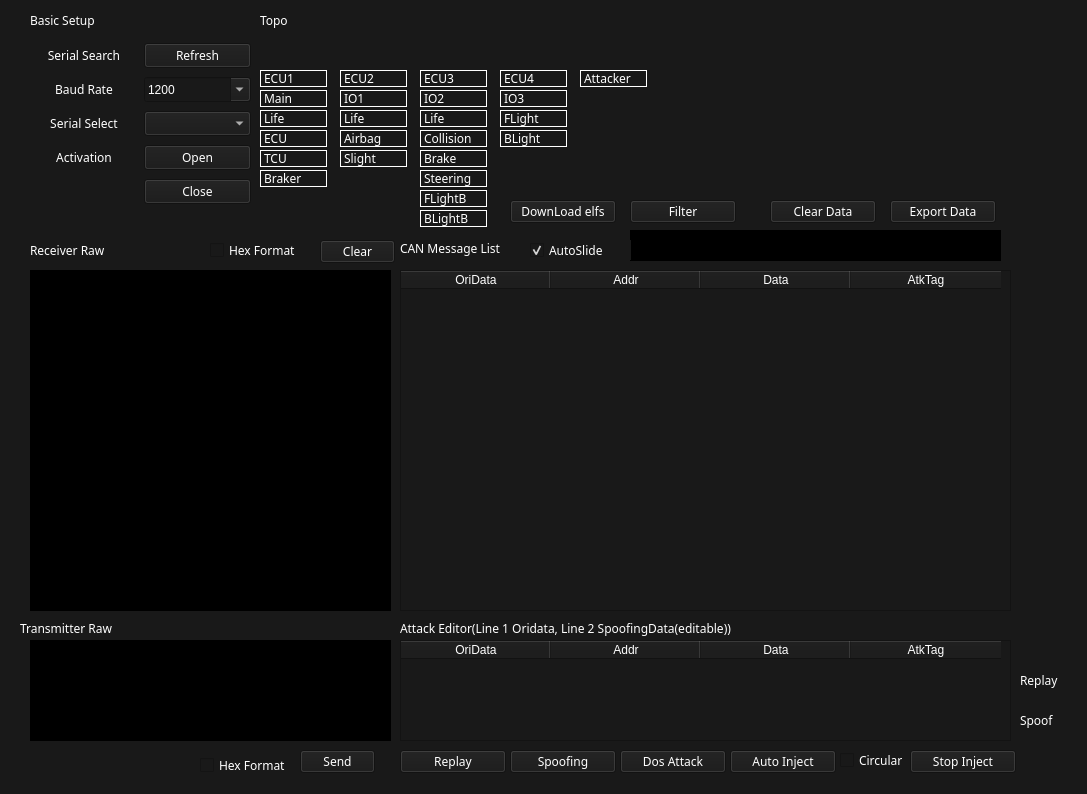
<?xml version="1.0" encoding="UTF-8"?>
<ui version="4.0">
 <class>Form</class>
 <widget class="QWidget" name="Form">
  <property name="windowModality">
   <enum>Qt::NonModal</enum>
  </property>
  <property name="geometry">
   <rect>
    <x>0</x>
    <y>0</y>
    <width>1087</width>
    <height>794</height>
   </rect>
  </property>
  <property name="font">
   <font>
    <family>方正兰亭中黑_GBK</family>
    <pointsize>9</pointsize>
    <weight>50</weight>
    <italic>false</italic>
    <bold>false</bold>
   </font>
  </property>
  <property name="cursor">
   <cursorShape>PointingHandCursor</cursorShape>
  </property>
  <property name="mouseTracking">
   <bool>false</bool>
  </property>
  <property name="windowTitle">
   <string>CAN HWIL Terminal</string>
  </property>
  <property name="styleSheet">
   <string notr="true">color: rgb(255, 255, 255);
background-color: rgb(25, 25, 25);
font: 9pt &quot;方正兰亭中黑_GBK&quot;;</string>
  </property>
  <widget class="QLabel" name="L_ReceiverRaw">
   <property name="geometry">
    <rect>
     <x>30</x>
     <y>240</y>
     <width>91</width>
     <height>21</height>
    </rect>
   </property>
   <property name="text">
    <string>Receiver Raw</string>
   </property>
  </widget>
  <widget class="QLabel" name="L_TransmitterRaw">
   <property name="geometry">
    <rect>
     <x>20</x>
     <y>620</y>
     <width>101</width>
     <height>16</height>
    </rect>
   </property>
   <property name="text">
    <string>Transmitter Raw</string>
   </property>
   <property name="textFormat">
    <enum>Qt::AutoText</enum>
   </property>
  </widget>
  <widget class="QPushButton" name="Send_Button">
   <property name="geometry">
    <rect>
     <x>300</x>
     <y>750</y>
     <width>75</width>
     <height>23</height>
    </rect>
   </property>
   <property name="text">
    <string>Send</string>
   </property>
  </widget>
  <widget class="QPushButton" name="ClearButton">
   <property name="geometry">
    <rect>
     <x>320</x>
     <y>240</y>
     <width>75</width>
     <height>23</height>
    </rect>
   </property>
   <property name="text">
    <string>Clear</string>
   </property>
  </widget>
  <widget class="QTextEdit" name="textEdit_Recive">
   <property name="geometry">
    <rect>
     <x>30</x>
     <y>270</y>
     <width>361</width>
     <height>341</height>
    </rect>
   </property>
   <property name="styleSheet">
    <string notr="true">background-color: rgb(255, 255, 255);
background-color: rgb(0, 0, 0);</string>
   </property>
   <property name="html">
    <string>&lt;!DOCTYPE HTML PUBLIC &quot;-//W3C//DTD HTML 4.0//EN&quot; &quot;http://www.w3.org/TR/REC-html40/strict.dtd&quot;&gt;
&lt;html&gt;&lt;head&gt;&lt;meta name=&quot;qrichtext&quot; content=&quot;1&quot; /&gt;&lt;style type=&quot;text/css&quot;&gt;
p, li { white-space: pre-wrap; }
&lt;/style&gt;&lt;/head&gt;&lt;body style=&quot; font-family:'方正兰亭中黑_GBK'; font-size:9pt; font-weight:400; font-style:normal;&quot;&gt;
&lt;p style=&quot;-qt-paragraph-type:empty; margin-top:0px; margin-bottom:0px; margin-left:0px; margin-right:0px; -qt-block-indent:0; text-indent:0px; font-family:'SimSun';&quot;&gt;&lt;br /&gt;&lt;/p&gt;&lt;/body&gt;&lt;/html&gt;</string>
   </property>
  </widget>
  <widget class="QTextEdit" name="textEdit_Send">
   <property name="geometry">
    <rect>
     <x>30</x>
     <y>640</y>
     <width>361</width>
     <height>101</height>
    </rect>
   </property>
   <property name="styleSheet">
    <string notr="true">background-color: rgb(0, 0, 0);</string>
   </property>
  </widget>
  <widget class="QWidget" name="gridLayoutWidget">
   <property name="geometry">
    <rect>
     <x>30</x>
     <y>40</y>
     <width>221</width>
     <height>171</height>
    </rect>
   </property>
   <layout class="QGridLayout" name="gridLayout">
    <item row="1" column="0">
     <widget class="QLabel" name="Com_Baud_Label">
      <property name="text">
       <string>Baud Rate</string>
      </property>
      <property name="alignment">
       <set>Qt::AlignCenter</set>
      </property>
     </widget>
    </item>
    <item row="4" column="1">
     <widget class="QPushButton" name="Com_Close_Button">
      <property name="text">
       <string>Close</string>
      </property>
      <property name="default">
       <bool>false</bool>
      </property>
     </widget>
    </item>
    <item row="2" column="0">
     <widget class="QLabel" name="Com_Name_Label">
      <property name="text">
       <string>Serial Select</string>
      </property>
      <property name="alignment">
       <set>Qt::AlignCenter</set>
      </property>
     </widget>
    </item>
    <item row="2" column="1">
     <widget class="QComboBox" name="Com_Name_Combo"/>
    </item>
    <item row="0" column="0">
     <widget class="QLabel" name="Com_Refresh_Label">
      <property name="text">
       <string>Serial Search</string>
      </property>
      <property name="alignment">
       <set>Qt::AlignCenter</set>
      </property>
     </widget>
    </item>
    <item row="0" column="1">
     <widget class="QPushButton" name="Com_Refresh_Button">
      <property name="text">
       <string>Refresh</string>
      </property>
     </widget>
    </item>
    <item row="3" column="0">
     <widget class="QLabel" name="Com_State_Label">
      <property name="text">
       <string>Activation</string>
      </property>
      <property name="alignment">
       <set>Qt::AlignCenter</set>
      </property>
     </widget>
    </item>
    <item row="1" column="1">
     <widget class="QComboBox" name="Com_Baud_Combo">
      <property name="editable">
       <bool>true</bool>
      </property>
      <property name="currentText">
       <string>1200</string>
      </property>
      <property name="duplicatesEnabled">
       <bool>false</bool>
      </property>
      <property name="modelColumn">
       <number>0</number>
      </property>
      <item>
       <property name="text">
        <string>1200</string>
       </property>
      </item>
      <item>
       <property name="text">
        <string>2400</string>
       </property>
      </item>
      <item>
       <property name="text">
        <string>4800</string>
       </property>
      </item>
      <item>
       <property name="text">
        <string>9600</string>
       </property>
      </item>
      <item>
       <property name="text">
        <string>14400</string>
       </property>
      </item>
      <item>
       <property name="text">
        <string>19200</string>
       </property>
      </item>
      <item>
       <property name="text">
        <string>38400</string>
       </property>
      </item>
      <item>
       <property name="text">
        <string>43000</string>
       </property>
      </item>
      <item>
       <property name="text">
        <string>57600</string>
       </property>
      </item>
      <item>
       <property name="text">
        <string>76800</string>
       </property>
      </item>
      <item>
       <property name="text">
        <string>115200</string>
       </property>
      </item>
      <item>
       <property name="text">
        <string>128000</string>
       </property>
      </item>
      <item>
       <property name="text">
        <string>230400</string>
       </property>
      </item>
      <item>
       <property name="text">
        <string>256000</string>
       </property>
      </item>
      <item>
       <property name="text">
        <string>460800</string>
       </property>
      </item>
      <item>
       <property name="text">
        <string>921600</string>
       </property>
      </item>
      <item>
       <property name="text">
        <string>1382400</string>
       </property>
      </item>
     </widget>
    </item>
    <item row="3" column="1">
     <widget class="QPushButton" name="Com_Open_Button">
      <property name="text">
       <string>Open</string>
      </property>
     </widget>
    </item>
    <item row="4" column="0">
     <widget class="QLabel" name="Com_isOpenOrNot_Label">
      <property name="text">
       <string/>
      </property>
      <property name="alignment">
       <set>Qt::AlignCenter</set>
      </property>
     </widget>
    </item>
   </layout>
  </widget>
  <widget class="QCheckBox" name="hexSending_checkBox">
   <property name="geometry">
    <rect>
     <x>200</x>
     <y>750</y>
     <width>91</width>
     <height>31</height>
    </rect>
   </property>
   <property name="text">
    <string>Hex Format</string>
   </property>
  </widget>
  <widget class="QCheckBox" name="hexShowing_checkBox">
   <property name="geometry">
    <rect>
     <x>210</x>
     <y>240</y>
     <width>101</width>
     <height>20</height>
    </rect>
   </property>
   <property name="text">
    <string>Hex Format</string>
   </property>
  </widget>
  <widget class="QLabel" name="label_3">
   <property name="geometry">
    <rect>
     <x>30</x>
     <y>10</y>
     <width>81</width>
     <height>21</height>
    </rect>
   </property>
   <property name="text">
    <string>Basic Setup</string>
   </property>
  </widget>
  <widget class="QTableWidget" name="TB_CANMsg">
   <property name="geometry">
    <rect>
     <x>400</x>
     <y>270</y>
     <width>611</width>
     <height>341</height>
    </rect>
   </property>
   <property name="columnCount">
    <number>4</number>
   </property>
   <attribute name="horizontalHeaderDefaultSectionSize">
    <number>150</number>
   </attribute>
   <column>
    <property name="text">
     <string>OriData</string>
    </property>
   </column>
   <column>
    <property name="text">
     <string>Addr</string>
    </property>
   </column>
   <column>
    <property name="text">
     <string>Data</string>
    </property>
   </column>
   <column>
    <property name="text">
     <string>AtkTag</string>
    </property>
   </column>
  </widget>
  <widget class="QLabel" name="L_CANMessageList">
   <property name="geometry">
    <rect>
     <x>400</x>
     <y>240</y>
     <width>131</width>
     <height>16</height>
    </rect>
   </property>
   <property name="text">
    <string>CAN Message List</string>
   </property>
   <property name="textFormat">
    <enum>Qt::AutoText</enum>
   </property>
  </widget>
  <widget class="QLabel" name="L_Attacker">
   <property name="geometry">
    <rect>
     <x>580</x>
     <y>70</y>
     <width>67</width>
     <height>17</height>
    </rect>
   </property>
   <property name="frameShape">
    <enum>QFrame::Box</enum>
   </property>
   <property name="text">
    <string>Attacker</string>
   </property>
  </widget>
  <widget class="QLabel" name="L_ECU1">
   <property name="geometry">
    <rect>
     <x>260</x>
     <y>70</y>
     <width>67</width>
     <height>17</height>
    </rect>
   </property>
   <property name="frameShape">
    <enum>QFrame::Box</enum>
   </property>
   <property name="text">
    <string>ECU1</string>
   </property>
  </widget>
  <widget class="QLabel" name="L_ECU2">
   <property name="geometry">
    <rect>
     <x>340</x>
     <y>70</y>
     <width>67</width>
     <height>17</height>
    </rect>
   </property>
   <property name="frameShape">
    <enum>QFrame::Box</enum>
   </property>
   <property name="text">
    <string>ECU2</string>
   </property>
  </widget>
  <widget class="QLabel" name="L_ECU3">
   <property name="geometry">
    <rect>
     <x>420</x>
     <y>70</y>
     <width>67</width>
     <height>17</height>
    </rect>
   </property>
   <property name="frameShape">
    <enum>QFrame::Box</enum>
   </property>
   <property name="text">
    <string>ECU3</string>
   </property>
  </widget>
  <widget class="QLabel" name="L_ECU4">
   <property name="geometry">
    <rect>
     <x>500</x>
     <y>70</y>
     <width>67</width>
     <height>17</height>
    </rect>
   </property>
   <property name="frameShape">
    <enum>QFrame::Box</enum>
   </property>
   <property name="text">
    <string>ECU4</string>
   </property>
  </widget>
  <widget class="QPushButton" name="Btn_DosAttack">
   <property name="geometry">
    <rect>
     <x>620</x>
     <y>750</y>
     <width>106</width>
     <height>23</height>
    </rect>
   </property>
   <property name="text">
    <string>Dos Attack</string>
   </property>
  </widget>
  <widget class="QPushButton" name="Btn_Replay">
   <property name="geometry">
    <rect>
     <x>400</x>
     <y>750</y>
     <width>106</width>
     <height>23</height>
    </rect>
   </property>
   <property name="text">
    <string>Replay</string>
   </property>
  </widget>
  <widget class="QLabel" name="L_Main">
   <property name="geometry">
    <rect>
     <x>260</x>
     <y>90</y>
     <width>67</width>
     <height>17</height>
    </rect>
   </property>
   <property name="frameShape">
    <enum>QFrame::Box</enum>
   </property>
   <property name="text">
    <string>Main</string>
   </property>
  </widget>
  <widget class="QLabel" name="L_Life1">
   <property name="geometry">
    <rect>
     <x>260</x>
     <y>110</y>
     <width>67</width>
     <height>17</height>
    </rect>
   </property>
   <property name="frameShape">
    <enum>QFrame::Box</enum>
   </property>
   <property name="text">
    <string>Life</string>
   </property>
  </widget>
  <widget class="QLabel" name="L_ECU">
   <property name="geometry">
    <rect>
     <x>260</x>
     <y>130</y>
     <width>67</width>
     <height>17</height>
    </rect>
   </property>
   <property name="frameShape">
    <enum>QFrame::Box</enum>
   </property>
   <property name="text">
    <string>ECU</string>
   </property>
  </widget>
  <widget class="QLabel" name="L_TCU">
   <property name="geometry">
    <rect>
     <x>260</x>
     <y>150</y>
     <width>67</width>
     <height>17</height>
    </rect>
   </property>
   <property name="frameShape">
    <enum>QFrame::Box</enum>
   </property>
   <property name="text">
    <string>TCU</string>
   </property>
  </widget>
  <widget class="QLabel" name="L_Slight">
   <property name="geometry">
    <rect>
     <x>340</x>
     <y>150</y>
     <width>67</width>
     <height>17</height>
    </rect>
   </property>
   <property name="frameShape">
    <enum>QFrame::Box</enum>
   </property>
   <property name="text">
    <string>Slight</string>
   </property>
  </widget>
  <widget class="QLabel" name="L_Airbag">
   <property name="geometry">
    <rect>
     <x>340</x>
     <y>130</y>
     <width>67</width>
     <height>17</height>
    </rect>
   </property>
   <property name="frameShape">
    <enum>QFrame::Box</enum>
   </property>
   <property name="text">
    <string>Airbag</string>
   </property>
  </widget>
  <widget class="QLabel" name="L_Life2">
   <property name="geometry">
    <rect>
     <x>340</x>
     <y>110</y>
     <width>67</width>
     <height>17</height>
    </rect>
   </property>
   <property name="frameShape">
    <enum>QFrame::Box</enum>
   </property>
   <property name="text">
    <string>Life</string>
   </property>
  </widget>
  <widget class="QLabel" name="L_IO1">
   <property name="geometry">
    <rect>
     <x>340</x>
     <y>90</y>
     <width>67</width>
     <height>17</height>
    </rect>
   </property>
   <property name="frameShape">
    <enum>QFrame::Box</enum>
   </property>
   <property name="text">
    <string>IO1</string>
   </property>
  </widget>
  <widget class="QLabel" name="L_Collision">
   <property name="geometry">
    <rect>
     <x>420</x>
     <y>130</y>
     <width>67</width>
     <height>17</height>
    </rect>
   </property>
   <property name="frameShape">
    <enum>QFrame::Box</enum>
   </property>
   <property name="text">
    <string>Collision</string>
   </property>
  </widget>
  <widget class="QLabel" name="L_IO2">
   <property name="geometry">
    <rect>
     <x>420</x>
     <y>90</y>
     <width>67</width>
     <height>17</height>
    </rect>
   </property>
   <property name="frameShape">
    <enum>QFrame::Box</enum>
   </property>
   <property name="text">
    <string>IO2</string>
   </property>
  </widget>
  <widget class="QLabel" name="L_Life3">
   <property name="geometry">
    <rect>
     <x>420</x>
     <y>110</y>
     <width>67</width>
     <height>17</height>
    </rect>
   </property>
   <property name="frameShape">
    <enum>QFrame::Box</enum>
   </property>
   <property name="text">
    <string>Life</string>
   </property>
  </widget>
  <widget class="QLabel" name="L_Brake">
   <property name="geometry">
    <rect>
     <x>420</x>
     <y>150</y>
     <width>67</width>
     <height>17</height>
    </rect>
   </property>
   <property name="frameShape">
    <enum>QFrame::Box</enum>
   </property>
   <property name="text">
    <string>Brake</string>
   </property>
  </widget>
  <widget class="QLabel" name="L_Steering">
   <property name="geometry">
    <rect>
     <x>420</x>
     <y>170</y>
     <width>67</width>
     <height>17</height>
    </rect>
   </property>
   <property name="frameShape">
    <enum>QFrame::Box</enum>
   </property>
   <property name="text">
    <string>Steering</string>
   </property>
  </widget>
  <widget class="QLabel" name="L_IO3">
   <property name="geometry">
    <rect>
     <x>500</x>
     <y>90</y>
     <width>67</width>
     <height>17</height>
    </rect>
   </property>
   <property name="frameShape">
    <enum>QFrame::Box</enum>
   </property>
   <property name="text">
    <string>IO3</string>
   </property>
  </widget>
  <widget class="QLabel" name="L_FLight">
   <property name="geometry">
    <rect>
     <x>500</x>
     <y>110</y>
     <width>67</width>
     <height>17</height>
    </rect>
   </property>
   <property name="frameShape">
    <enum>QFrame::Box</enum>
   </property>
   <property name="text">
    <string>FLight</string>
   </property>
  </widget>
  <widget class="QLabel" name="L_BLight">
   <property name="geometry">
    <rect>
     <x>500</x>
     <y>130</y>
     <width>67</width>
     <height>17</height>
    </rect>
   </property>
   <property name="frameShape">
    <enum>QFrame::Box</enum>
   </property>
   <property name="text">
    <string>BLight</string>
   </property>
  </widget>
  <widget class="QLabel" name="L_FLightB">
   <property name="geometry">
    <rect>
     <x>420</x>
     <y>190</y>
     <width>67</width>
     <height>17</height>
    </rect>
   </property>
   <property name="frameShape">
    <enum>QFrame::Box</enum>
   </property>
   <property name="text">
    <string>FLightB</string>
   </property>
  </widget>
  <widget class="QLabel" name="L_BLightB">
   <property name="geometry">
    <rect>
     <x>420</x>
     <y>210</y>
     <width>67</width>
     <height>17</height>
    </rect>
   </property>
   <property name="frameShape">
    <enum>QFrame::Box</enum>
   </property>
   <property name="text">
    <string>BLightB</string>
   </property>
  </widget>
  <widget class="QPushButton" name="Btn_ClearData">
   <property name="geometry">
    <rect>
     <x>770</x>
     <y>200</y>
     <width>106</width>
     <height>23</height>
    </rect>
   </property>
   <property name="text">
    <string>Clear Data</string>
   </property>
  </widget>
  <widget class="QPushButton" name="Btn_ExportData">
   <property name="geometry">
    <rect>
     <x>890</x>
     <y>200</y>
     <width>106</width>
     <height>23</height>
    </rect>
   </property>
   <property name="text">
    <string>Export Data</string>
   </property>
  </widget>
  <widget class="QLabel" name="L_Braker">
   <property name="geometry">
    <rect>
     <x>260</x>
     <y>170</y>
     <width>67</width>
     <height>17</height>
    </rect>
   </property>
   <property name="frameShape">
    <enum>QFrame::Box</enum>
   </property>
   <property name="text">
    <string>Braker</string>
   </property>
  </widget>
  <widget class="QLabel" name="L_SpoofingEditor">
   <property name="geometry">
    <rect>
     <x>400</x>
     <y>620</y>
     <width>521</width>
     <height>16</height>
    </rect>
   </property>
   <property name="text">
    <string>Attack Editor(Line 1 Oridata, Line 2 SpoofingData(editable))</string>
   </property>
   <property name="textFormat">
    <enum>Qt::AutoText</enum>
   </property>
  </widget>
  <widget class="QTableWidget" name="TB_SpooftingEditor">
   <property name="geometry">
    <rect>
     <x>400</x>
     <y>640</y>
     <width>611</width>
     <height>101</height>
    </rect>
   </property>
   <property name="columnCount">
    <number>4</number>
   </property>
   <attribute name="horizontalHeaderDefaultSectionSize">
    <number>150</number>
   </attribute>
   <column>
    <property name="text">
     <string>OriData</string>
    </property>
   </column>
   <column>
    <property name="text">
     <string>Addr</string>
    </property>
   </column>
   <column>
    <property name="text">
     <string>Data</string>
    </property>
   </column>
   <column>
    <property name="text">
     <string>AtkTag</string>
    </property>
   </column>
  </widget>
  <widget class="QTextEdit" name="TE_Filter">
   <property name="geometry">
    <rect>
     <x>630</x>
     <y>230</y>
     <width>371</width>
     <height>31</height>
    </rect>
   </property>
   <property name="styleSheet">
    <string notr="true">background-color: rgb(0, 0, 0);</string>
   </property>
  </widget>
  <widget class="QPushButton" name="Btn_AutoInject">
   <property name="geometry">
    <rect>
     <x>730</x>
     <y>750</y>
     <width>106</width>
     <height>23</height>
    </rect>
   </property>
   <property name="text">
    <string>Auto Inject</string>
   </property>
  </widget>
  <widget class="QLabel" name="label_4">
   <property name="geometry">
    <rect>
     <x>260</x>
     <y>10</y>
     <width>81</width>
     <height>21</height>
    </rect>
   </property>
   <property name="text">
    <string>Topo</string>
   </property>
  </widget>
  <widget class="QPushButton" name="Btn_Spoofing">
   <property name="geometry">
    <rect>
     <x>510</x>
     <y>750</y>
     <width>106</width>
     <height>23</height>
    </rect>
   </property>
   <property name="text">
    <string>Spoofing</string>
   </property>
  </widget>
  <widget class="QCheckBox" name="CB_AutoSlide">
   <property name="geometry">
    <rect>
     <x>530</x>
     <y>240</y>
     <width>101</width>
     <height>20</height>
    </rect>
   </property>
   <property name="text">
    <string>AutoSlide</string>
   </property>
   <property name="checked">
    <bool>true</bool>
   </property>
  </widget>
  <widget class="QPushButton" name="Btn_Filter">
   <property name="geometry">
    <rect>
     <x>630</x>
     <y>200</y>
     <width>106</width>
     <height>23</height>
    </rect>
   </property>
   <property name="text">
    <string>Filter</string>
   </property>
  </widget>
  <widget class="QLabel" name="L_Replay">
   <property name="geometry">
    <rect>
     <x>1020</x>
     <y>670</y>
     <width>61</width>
     <height>20</height>
    </rect>
   </property>
   <property name="text">
    <string>Replay</string>
   </property>
   <property name="textFormat">
    <enum>Qt::AutoText</enum>
   </property>
  </widget>
  <widget class="QLabel" name="L_Spoof">
   <property name="geometry">
    <rect>
     <x>1020</x>
     <y>710</y>
     <width>61</width>
     <height>20</height>
    </rect>
   </property>
   <property name="text">
    <string>Spoof</string>
   </property>
   <property name="textFormat">
    <enum>Qt::AutoText</enum>
   </property>
  </widget>
  <widget class="QPushButton" name="Btn_Download">
   <property name="geometry">
    <rect>
     <x>510</x>
     <y>200</y>
     <width>106</width>
     <height>23</height>
    </rect>
   </property>
   <property name="text">
    <string>DownLoad elfs</string>
   </property>
  </widget>
  <widget class="QCheckBox" name="CB_Circular">
   <property name="geometry">
    <rect>
     <x>840</x>
     <y>750</y>
     <width>101</width>
     <height>20</height>
    </rect>
   </property>
   <property name="text">
    <string>Circular</string>
   </property>
   <property name="checked">
    <bool>false</bool>
   </property>
  </widget>
  <widget class="QPushButton" name="Btn_StopInject">
   <property name="geometry">
    <rect>
     <x>910</x>
     <y>750</y>
     <width>106</width>
     <height>23</height>
    </rect>
   </property>
   <property name="text">
    <string>Stop Inject</string>
   </property>
  </widget>
 </widget>
 <resources/>
 <connections>
  <connection>
   <sender>ClearButton</sender>
   <signal>clicked()</signal>
   <receiver>textEdit_Recive</receiver>
   <slot>clear()</slot>
   <hints>
    <hint type="sourcelabel">
     <x>367</x>
     <y>51</y>
    </hint>
    <hint type="destinationlabel">
     <x>368</x>
     <y>79</y>
    </hint>
   </hints>
  </connection>
 </connections>
</ui>
